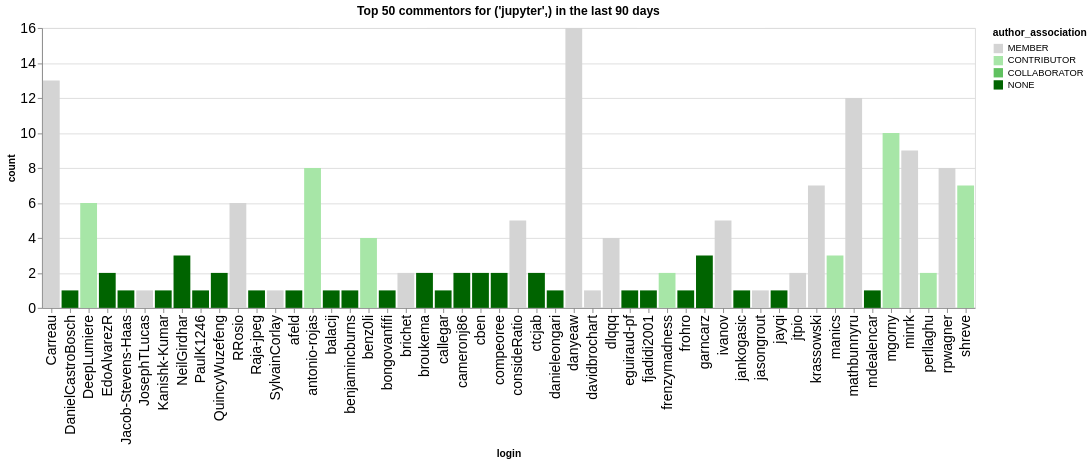

Notebook code for this chart:
### Code cell
n_plot = 50
charts = []
for ii, (iorg, idata) in enumerate(commentors.groupby(['org'])):
    title = f"Top {n_plot} commentors for {iorg} in the last {n_days} days"
    idata = idata.groupby('login', as_index=False).agg({'count': 'sum', 'author_association': 'first'})
    idata = idata.sort_values('count', ascending=False).head(n_plot)
    ch = alt.Chart(data=idata.head(n_plot), title=title).mark_bar().encode(
        x='login',
        y='count',
        color=alt.Color('author_association', scale=alt.Scale(domain=author_types, range=author_colors))
    )
    charts.append(ch)
alt.hconcat(*charts)

### Figure 1 — Vega-Lite specification as saved in the notebook (floating-point values rounded to 4 significant figures)
{"config": {"axisLeft": {"labelFontSize": 15}, "axisBottom": {"labelFontSize": 15}}, "hconcat": [{"mark": {"type": "bar"}, "encoding": {"color": {"field": "author_association", "scale": {"domain": ["MEMBER", "CONTRIBUTOR", "COLLABORATOR", "NONE"], "range": ["rgb(211.82745098039214, 211.82745098039214, 211.82745098039214)", "rgb(166.98562091503268, 229.89803921568628, 166.98562091503268)", "rgb(96.37647058823529, 192.75294117647059, 96.37647058823529)", "rgb(0.0, 100.3921568627451, 0.0)"]}, "type": "nominal"}, "x": {"field": "login", "type": "nominal"}, "y": {"field": "count", "type": "quantitative"}}, "title": "Top 50 commentors for ('jupyter',) in the last 90 days"}], "data": {"name": "data-88bf038d8ed983e2c8822210d2074721"}, "$schema": "https://vega.github.io/schema/vega-lite/v5.20.1.json", "datasets": {"data-88bf038d8ed983e2c8822210d2074721": [{"login": "danyeaw", "count": 16, "author_association": "MEMBER"}, {"login": "Carreau", "count": 13, "author_association": "MEMBER"}, {"login": "mathbunnyru", "count": 12, "author_association": "MEMBER"}, {"login": "mgorny", "count": 10, "author_association": "CONTRIBUTOR"}, {"login": "minrk", "count": 9, "author_association": "MEMBER"}, {"login": "rpwagner", "count": 8, "author_association": "MEMBER"}, {"login": "antonio-rojas", "count": 8, "author_association": "CONTRIBUTOR"}, {"login": "krassowski", "count": 7, "author_association": "MEMBER"}, {"login": "shreve", "count": 7, "author_association": "CONTRIBUTOR"}, {"login": "RRosio", "count": 6, "author_association": "MEMBER"}, {"login": "DeepLumiere", "count": 6, "author_association": "CONTRIBUTOR"}, {"login": "consideRatio", "count": 5, "author_association": "MEMBER"}, {"login": "ivanov", "count": 5, "author_association": "MEMBER"}, {"login": "dlqqq", "count": 4, "author_association": "MEMBER"}, {"login": "benz0li", "count": 4, "author_association": "CONTRIBUTOR"}, {"login": "garncarz", "count": 3, "author_association": "NONE"}, {"login": "NeilGirdhar", "count": 3, "author_association": "NONE"}, {"login": "manics", "count": 3, "author_association": "CONTRIBUTOR"}, {"login": "cameronj86", "count": 2, "author_association": "NONE"}, {"login": "brichet", "count": 2, "author_association": "MEMBER"}, {"login": "broukema", "count": 2, "author_association": "NONE"}, {"login": "perllaghu", "count": 2, "author_association": "CONTRIBUTOR"}, {"login": "frenzymadness", "count": 2, "author_association": "CONTRIBUTOR"}, {"login": "jtpio", "count": 2, "author_association": "MEMBER"}, {"login": "compeoree", "count": 2, "author_association": "NONE"}, {"login": "EdoAlvarezR", "count": 2, "author_association": "NONE"}, {"login": "QuincyWuzefeng", "count": 2, "author_association": "NONE"}, {"login": "ctcjab", "count": 2, "author_association": "NONE"}, {"login": "cben", "count": 2, "author_association": "NONE"}, {"login": "benjamincburns", "count": 1, "author_association": "NONE"}, {"login": "balacij", "count": 1, "author_association": "NONE"}, {"login": "afeld", "count": 1, "author_association": "NONE"}, {"login": "SylvainCorlay", "count": 1, "author_association": "MEMBER"}, {"login": "fjadidi2001", "count": 1, "author_association": "NONE"}, {"login": "eguiraud-pf", "count": 1, "author_association": "NONE"}, {"login": "davidbrochart", "count": 1, "author_association": "MEMBER"}, {"login": "danieleongari", "count": 1, "author_association": "NONE"}, {"login": "bongovanfifi", "count": 1, "author_association": "NONE"}, {"login": "callegar", "count": 1, "author_association": "NONE"}, {"login": "Jacob-Stevens-Haas", "count": 1, "author_association": "NONE"}, {"login": "DanielCastroBosch", "count": 1, "author_association": "NONE"}, {"login": "PaulK1246", "count": 1, "author_association": "NONE"}, {"login": "Kanishk-Kumar", "count": 1, "author_association": "NONE"}, {"login": "JosephTLucas", "count": 1, "author_association": "MEMBER"}, {"login": "Raja-jpeg", "count": 1, "author_association": "NONE"}, {"login": "jayqi", "count": 1, "author_association": "NONE"}, {"login": "jasongrout", "count": 1, "author_association": "MEMBER"}, {"login": "jankogasic", "count": 1, "author_association": "NONE"}, {"login": "frohro", "count": 1, "author_association": "NONE"}, {"login": "mdealencar", "count": 1, "author_association": "NONE"}]}}
